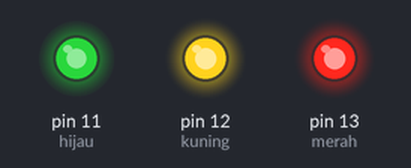
The sketch below on a simulated Arduino Uno, built with avr-gcc and run on an emulated ATmega328P. On the bench: output pins drawn as LEDs (lit = HIGH). Random numbers use the default seed unless the sketch sets one.

Above: at 0.05 s.
At 7.72 s:
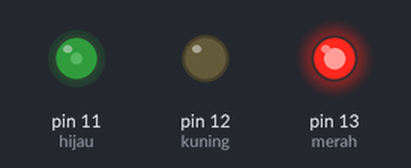
At 13.89 s:
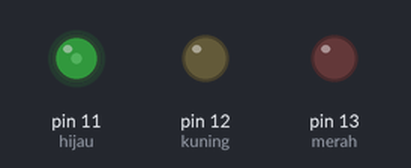
At 19.91 s:
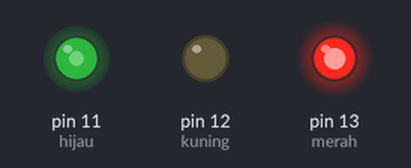
At 29.84 s:
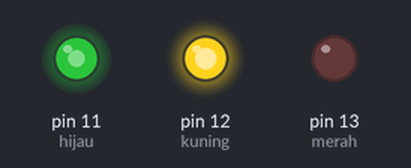
At 39.87 s:
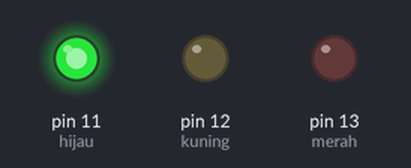
Timing chart, 0 to 40.0 s (numbered marks = the images above):
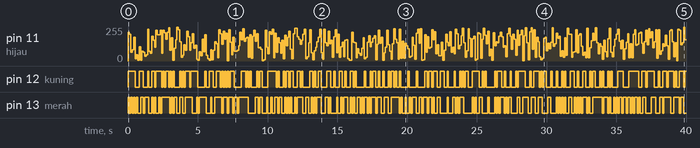

The sketch:

analog_lalu_lintas.ino
```cpp
const int merah = 13;
const int kuning = 12;
const int hijau = 11;

void setup()
{
  pinMode(merah, OUTPUT);
  pinMode(kuning, OUTPUT);
  pinMode(hijau, OUTPUT);
}

void loop()
{
  analogWrite(merah, random(56+200));
  analogWrite(kuning, random(156+100));
  analogWrite(hijau, random(256));
  //digitalWrite(merah, HIGH);
  delay(100);

  //digitalWrite(merah, LOW);

  //digitalWrite(kuning, HIGH);
  //delay(1000);

  //digitalWrite(kuning, LOW);

  //digitalWrite(hijau, HIGH);
  //delay(3000);

  //digitalWrite(hijau, LOW);
}
```

Measured:
- by itself, pin 12 (kuning): LOW → HIGH at 0.00 s, → LOW 0.50 s later, → HIGH 0.30 s later, → LOW 0.30 s later, … (193 changes in this stretch)
- by itself, pin 13 (merah): LOW → HIGH at 0.00 s, → LOW 0.10 s later, → HIGH 0.10 s later, → LOW 0.10 s later, … (212 changes in this stretch)
- by itself, pin 11 (hijau): 0/255 → 217/255 at 0.00 s, → 200/255 0.10 s later, → 67/255 0.10 s later, → 85/255 0.10 s later, … (398 changes in this stretch)
